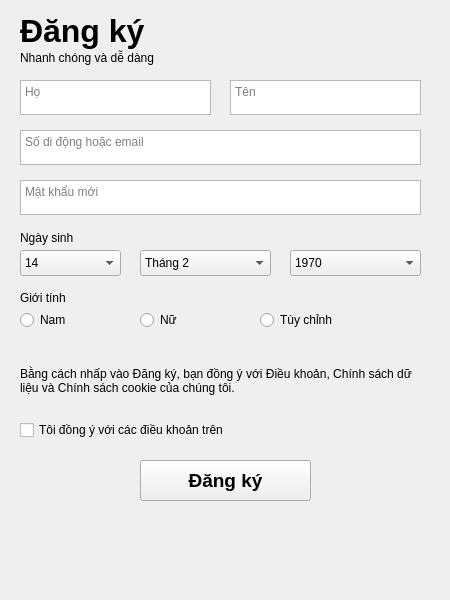
<?xml version="1.0" encoding="UTF-8"?>
<ui version="4.0">
 <class>Main_Ui</class>
 <widget class="QMainWindow" name="Main_Ui">
  <property name="geometry">
   <rect>
    <x>0</x>
    <y>0</y>
    <width>450</width>
    <height>600</height>
   </rect>
  </property>
  <property name="windowTitle">
   <string>Đăng ký thành viên</string>
  </property>
  <widget class="QWidget" name="centralwidget">
   <widget class="QLabel" name="label">
    <property name="geometry">
     <rect>
      <x>20</x>
      <y>10</y>
      <width>161</width>
      <height>41</height>
     </rect>
    </property>
    <property name="font">
     <font>
      <pointsize>24</pointsize>
      <weight>75</weight>
      <bold>true</bold>
     </font>
    </property>
    <property name="text">
     <string>Đăng ký</string>
    </property>
   </widget>
   <widget class="QLabel" name="label_2">
    <property name="geometry">
     <rect>
      <x>20</x>
      <y>50</y>
      <width>171</width>
      <height>16</height>
     </rect>
    </property>
    <property name="text">
     <string>Nhanh chóng và dễ dàng</string>
    </property>
   </widget>

   <!-- Ô Nhập Họ -->
   <widget class="QPlainTextEdit" name="txt_ho">
    <property name="geometry">
     <rect>
      <x>20</x>
      <y>80</y>
      <width>191</width>
      <height>35</height>
     </rect>
    </property>
    <property name="placeholderText">
     <string>Họ</string>
    </property>
   </widget>

   <!-- Ô Nhập Tên -->
   <widget class="QPlainTextEdit" name="txt_ten">
    <property name="geometry">
     <rect>
      <x>230</x>
      <y>80</y>
      <width>191</width>
      <height>35</height>
     </rect>
    </property>
    <property name="placeholderText">
     <string>Tên</string>
    </property>
   </widget>

   <!-- Ô Nhập SĐT hoặc Email -->
   <widget class="QPlainTextEdit" name="txt_contact">
    <property name="geometry">
     <rect>
      <x>20</x>
      <y>130</y>
      <width>401</width>
      <height>35</height>
     </rect>
    </property>
    <property name="placeholderText">
     <string>Số di động hoặc email</string>
    </property>
   </widget>

   <!-- Ô Nhập Mật khẩu -->
   <widget class="QPlainTextEdit" name="txt_password">
    <property name="geometry">
     <rect>
      <x>20</x>
      <y>180</y>
      <width>401</width>
      <height>35</height>
     </rect>
    </property>
    <property name="placeholderText">
     <string>Mật khẩu mới</string>
    </property>
   </widget>

   <widget class="QLabel" name="label_3">
    <property name="geometry">
     <rect>
      <x>20</x>
      <y>230</y>
      <width>101</width>
      <height>16</height>
     </rect>
    </property>
    <property name="text">
     <string>Ngày sinh</string>
    </property>
   </widget>

   <!-- Combo Box Ngày -->
   <widget class="QComboBox" name="cb_ngay">
    <property name="geometry">
     <rect>
      <x>20</x>
      <y>250</y>
      <width>101</width>
      <height>26</height>
     </rect>
    </property>
    <item><property name="text"><string>14</string></property></item>
    <item><property name="text"><string>15</string></property></item>
   </widget>

   <!-- Combo Box Tháng -->
   <widget class="QComboBox" name="cb_thang">
    <property name="geometry">
     <rect>
      <x>140</x>
      <y>250</y>
      <width>131</width>
      <height>26</height>
     </rect>
    </property>
    <item><property name="text"><string>Tháng 2</string></property></item>
    <item><property name="text"><string>Tháng 3</string></property></item>
   </widget>

   <!-- Combo Box Năm -->
   <widget class="QComboBox" name="cb_nam">
    <property name="geometry">
     <rect>
      <x>290</x>
      <y>250</y>
      <width>131</width>
      <height>26</height>
     </rect>
    </property>
    <item><property name="text"><string>1970</string></property></item>
    <item><property name="text"><string>1990</string></property></item>
   </widget>

   <widget class="QLabel" name="label_4">
    <property name="geometry">
     <rect>
      <x>20</x>
      <y>290</y>
      <width>101</width>
      <height>16</height>
     </rect>
    </property>
    <property name="text">
     <string>Giới tính</string>
    </property>
   </widget>

   <!-- Radio Buttons Giới tính -->
   <widget class="QRadioButton" name="rad_nam">
    <property name="geometry">
     <rect>
      <x>20</x>
      <y>310</y>
      <width>100</width>
      <height>20</height>
     </rect>
    </property>
    <property name="text">
     <string>Nam</string>
    </property>
   </widget>
   <widget class="QRadioButton" name="rad_nu">
    <property name="geometry">
     <rect>
      <x>140</x>
      <y>310</y>
      <width>100</width>
      <height>20</height>
     </rect>
    </property>
    <property name="text">
     <string>Nữ</string>
    </property>
   </widget>
   <widget class="QRadioButton" name="rad_tuy_chinh">
    <property name="geometry">
     <rect>
      <x>260</x>
      <y>310</y>
      <width>100</width>
      <height>20</height>
     </rect>
    </property>
    <property name="text">
     <string>Tùy chỉnh</string>
    </property>
   </widget>

   <!-- Điều khoản -->
   <widget class="QLabel" name="label_5">
    <property name="geometry">
     <rect>
      <x>20</x>
      <y>350</y>
      <width>401</width>
      <height>61</height>
     </rect>
    </property>
    <property name="text">
     <string>Bằng cách nhấp vào Đăng ký, bạn đồng ý với Điều khoản, Chính sách dữ liệu và Chính sách cookie của chúng tôi.</string>
    </property>
    <property name="wordWrap">
     <bool>true</bool>
    </property>
   </widget>

   <!-- Checkbox Đồng ý -->
   <widget class="QCheckBox" name="chk_agree">
    <property name="geometry">
     <rect>
      <x>20</x>
      <y>420</y>
      <width>391</width>
      <height>20</height>
     </rect>
    </property>
    <property name="text">
     <string>Tôi đồng ý với các điều khoản trên</string>
    </property>
   </widget>

   <!-- Nút Đăng ký -->
   <widget class="QPushButton" name="btn_register">
    <property name="geometry">
     <rect>
      <x>140</x>
      <y>460</y>
      <width>171</width>
      <height>41</height>
     </rect>
    </property>
    <property name="font">
     <font>
      <pointsize>14</pointsize>
      <weight>75</weight>
      <bold>true</bold>
     </font>
    </property>
    <property name="text">
     <string>Đăng ký</string>
    </property>
   </widget>
  </widget>
 </widget>
 <resources/>
 <connections/>
</ui>
